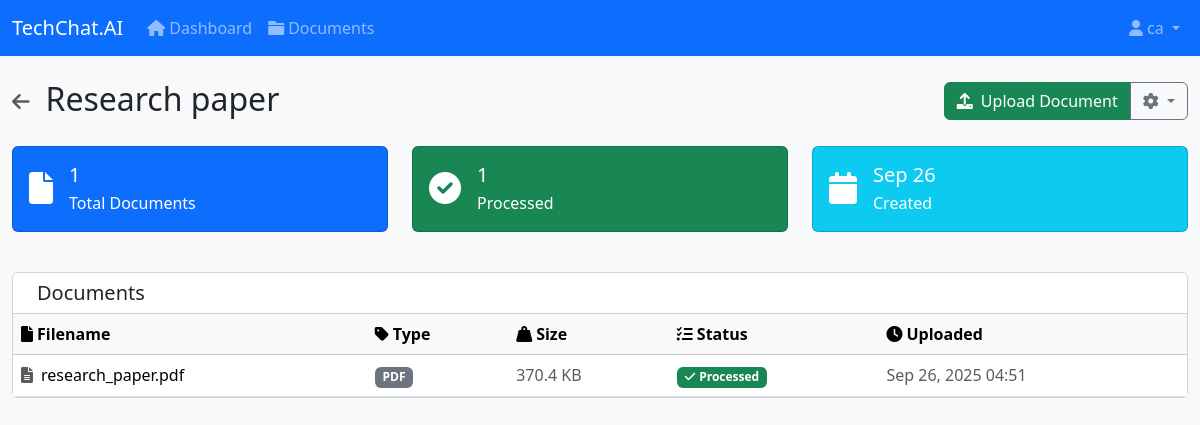
Screenshot of /rag/collection/6/ (signed in) with the database file from the repository.
### rag_system/models.py (models this page shows, shortened)
class DocumentCollection(models.Model):
    user = models.ForeignKey(User, on_delete=models.CASCADE)
    name = models.CharField(max_length=200)
    description = models.TextField(blank=True)
    created_at = models.DateTimeField(auto_now_add=True)

class Document(models.Model):
    id = models.UUIDField(primary_key=True, default=uuid.uuid4, editable=False)
    collection = models.ForeignKey(DocumentCollection, on_delete=models.CASCADE, related_name='documents')
    filename = models.CharField(max_length=255)
    file_path = models.FileField(upload_to='documents/')
    file_type = models.CharField(max_length=10)
    file_size = models.IntegerField()
    uploaded_at = models.DateTimeField(auto_now_add=True)
    processed = models.BooleanField(default=False)
    chroma_collection_name = models.CharField(max_length=100, blank=True)
    chunk_count = models.IntegerField(default=0)

### rag_system/views.py (the view)
# urls.py: path('collection/<int:collection_id>/', views.collection_detail, name='collection_detail'),
@login_required
def collection_detail(request, collection_id):
    collection = get_object_or_404(DocumentCollection, id=collection_id, user=request.user)
    documents = collection.documents.all().order_by('-uploaded_at')
    return render(request, 'rag/collection_detail.html', {
        'collection': collection,
        'documents': documents
    })

### templates/rag/collection_detail.html (shortened to what this page needs)
{% extends 'base.html' %}
{% block content %}
<div class="container-fluid py-4">
    <div class="d-flex justify-content-between align-items-center mb-4">
    <div class="d-flex align-items-center">
        <a href="{% url 'documents' %}" class="text-muted me-3">
            <i class="fas fa-arrow-left fa-lg"></i>
        </a>
        <div>
            <h2 class="mb-1">{{ collection.name }}</h2>
        </div>
    </div>
    <div class="btn-group">
        <a href="{% url 'upload_document' collection.id %}" class="btn btn-success">
            <i class="fas fa-upload me-2"></i>Upload Document
        </a>
        <div class="btn-group" role="group">
            <button type="button" class="btn btn-outline-secondary dropdown-toggle"
                    data-bs-toggle="dropdown">
                <i class="fas fa-cog"></i>
            </button>
        </div>
    </div>
</div>
    <div class="row mb-4">
        <div class="col-md-4 mb-3">
            <div class="card bg-primary text-white">
                <div class="card-body d-flex align-items-center">
                    <div class="me-3">
                        <i class="fas fa-file fa-2x"></i>
                    </div>
                    <div>
                        <h5 class="card-title mb-1">{{ documents.count }}</h5>
                        <p class="card-text mb-0">Total Documents</p>
                    </div>
                </div>
            </div>
        </div>
        <div class="col-md-4 mb-3">
            <div class="card bg-success text-white">
                <div class="card-body d-flex align-items-center">
                    <div class="me-3">
                        <i class="fas fa-check-circle fa-2x"></i>
                    </div>
                    <div>
                        <h5 class="card-title mb-1">
                            {% for doc in documents %}
                                {% if doc.processed %}
                                    {{ forloop.counter0|add:"1" }}
                                {% endif %}
                                {% empty %}0
                            {% endfor %}
                        </h5>
                        <p class="card-text mb-0">Processed</p>
                    </div>
                </div>
            </div>
        </div>
        <div class="col-md-4 mb-3">
            <div class="card bg-info text-white">
                <div class="card-body d-flex align-items-center">
                    <div class="me-3">
                        <i class="fas fa-calendar fa-2x"></i>
                    </div>
                    <div>
                        <h5 class="card-title mb-1">{{ collection.created_at|date:"M d" }}</h5>
                        <p class="card-text mb-0">Created</p>
                    </div>
                </div>
            </div>
        </div>
    </div>
    <div class="card">
        <div class="card-header bg-white">
            <h5 class="card-title mb-0">
                Documents
            </h5>
        </div>
        {% if documents %}
            <div class="card-body p-0">
                <div class="table-responsive">
                    <table class="table table-hover mb-0">
                        <thead class="table-light">
                            <tr>
                                <th><i class="fas fa-file me-1"></i>Filename</th>
                                <th><i class="fas fa-tag me-1"></i>Type</th>
                                <th><i class="fas fa-weight-hanging me-1"></i>Size</th>
                                <th><i class="fas fa-tasks me-1"></i>Status</th>
                                <th><i class="fas fa-clock me-1"></i>Uploaded</th>
                            </tr>
                        </thead>
                        <tbody>
                            {% for document in documents %}
                            <tr>
                                <td>
                                    <div class="d-flex align-items-center">
                                        <i class="fas fa-file-alt text-muted me-2"></i>
                                        <span class="fw-medium">{{ document.filename }}</span>
                                    </div>
                                </td>
                                <td>
                                    <span class="badge bg-secondary">{{ document.file_type|upper }}</span>
                                </td>
                                <td class="text-muted">{{ document.file_size|filesizeformat }}</td>
                                <td>
                                    {% if document.processed %}
                                        <span class="badge bg-success">
                                            <i class="fas fa-check me-1"></i>Processed
                                        </span>
                                    {% else %}
                                        <span class="badge bg-warning">
                                            <i class="fas fa-clock me-1"></i>Processing
                                        </span>
                                    {% endif %}
                                </td>
                                <td class="text-muted">{{ document.uploaded_at|date:"M d, Y H:i" }}</td>
                            </tr>
                            {% endfor %}
                        </tbody>
                    </table>
                </div>
            </div>
        {% endif %}
    </div>
</div>
{% endblock %}

### templates/base.html (shortened to what this page needs)
<!DOCTYPE html>
<html lang="en">
<head>
    <link href="https://cdn.jsdelivr.net/npm/bootstrap@5.3.2/dist/css/bootstrap.min.css" rel="stylesheet">
    <link rel="stylesheet" href="https://cdnjs.cloudflare.com/ajax/libs/font-awesome/6.0.0/css/all.min.css">
</head>
<body class="bg-light">
    {% if user.is_authenticated %}
    <nav class="navbar navbar-expand-lg navbar-dark bg-primary">
        <div class="container-fluid">
            <a class="navbar-brand" href="{% url 'dashboard' %}">
                TechChat.AI
            </a>
            <div class="collapse navbar-collapse" id="navbarNav">
                <ul class="navbar-nav me-auto">
                    <li class="nav-item">
                        <a class="nav-link" href="{% url 'dashboard' %}">
                            <i class="fas fa-home me-1"></i>Dashboard
                        </a>
                    </li>
                    <li class="nav-item">
                        <a class="nav-link" href="{% url 'documents' %}">
                            <i class="fas fa-folder me-1"></i>Documents
                        </a>
                    </li>
                </ul>
                <div class="navbar-nav">
                    <div class="nav-item dropdown">
                        <a class="nav-link dropdown-toggle" href="#" role="button" data-bs-toggle="dropdown">
                            <i class="fas fa-user me-1"></i>{{ user.username }}
                        </a>
                    </div>
                </div>
            </div>
        </div>
    </nav>
    {% endif %}
    <main>
        {% block content %}
        {% endblock %}
    </main>
</body>
</html>

### rows the page displays
DocumentCollection: name "Research paper", created_at "Sep 26"
Document: filename "research_paper.pdf", file_type "PDF", file_size|filesizeformat "370.4 KB", processed True (drawn), uploaded_at "Sep 26, 2025 04:51"

### other values shown
{{ user.username }} "ca"
{{ documents.count }} "1"
